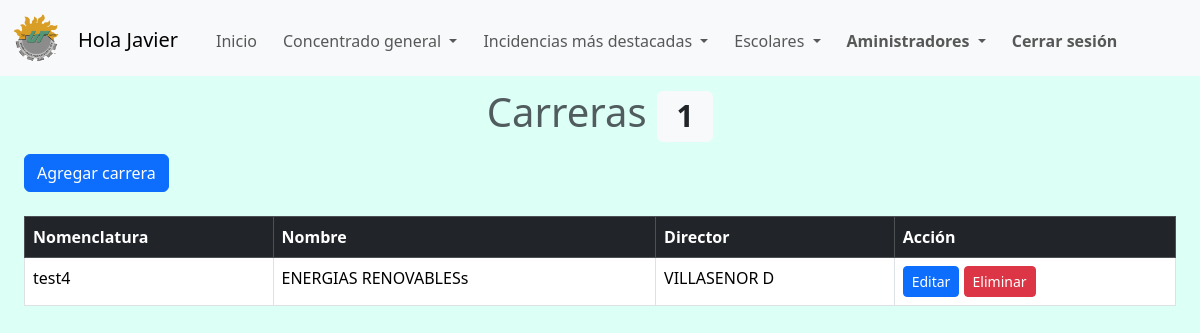
/layouts_admins/carreras.php (signed in), run on an earlier commit of the app's database.
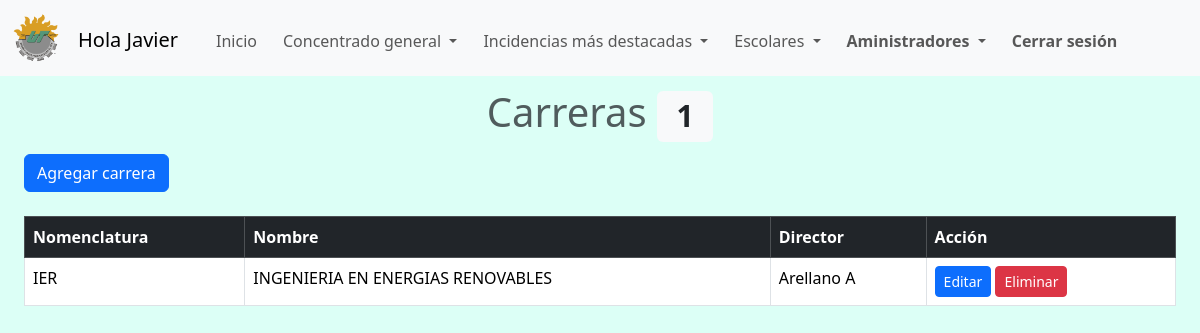
And on a later commit of the database.
### tables this page shows
CREATE TABLE IF NOT EXISTS `carreras` (
  `id` int NOT NULL AUTO_INCREMENT,
  `nom_car` varchar(50) NOT NULL,
  `nombre` varchar(250) NOT NULL,
  `nom_dir` int NOT NULL,
  PRIMARY KEY (`id`),
  KEY `nom_dir` (`nom_dir`)
);

CREATE TABLE IF NOT EXISTS `dir_de_carrera` (
  `id` int NOT NULL AUTO_INCREMENT,
  `nom_dir` varchar(50) NOT NULL,
  `nombres` varchar(50) NOT NULL,
  `primer_apellido` varchar(50) NOT NULL,
  `segundo_apellido` varchar(50) NOT NULL,
  `correo` varchar(50) NOT NULL,
  `password` varchar(250) NOT NULL,
  PRIMARY KEY (`id`)
);

### layouts_admins/carreras.php (the view, shortened to what this page needs)
<!DOCTYPE html>
<html lang="en">
<head>
    <link href="https://cdn.jsdelivr.net/npm/bootstrap@5.3.2/dist/css/bootstrap.min.css" rel="stylesheet">
</head>
<body class="admin_background">
<?php include ("navbar.php");?>
<?php include('../php/connection.php');
    $consul = "SELECT COUNT(*) AS total_carreras FROM carreras";
    $resul = mysqli_query($connection, $consul);
    $row = mysqli_fetch_array($resul);?>
<h1  class="h1-tittles text-muted display-6">Carreras <span class="badge bg-light text-dark"><?php echo $row['total_carreras'];?></span></h1>
<div class="div-table">
  <button type="button" class="btn btn-primary" data-bs-toggle="modal" data-bs-target="#exampleModal">
    Agregar carrera
  </button>
  <br><br>
  <table class="table table-bordered" id="dataTable" width="100%" cellspacing="0">
        <thead class="table-dark">
            <tr>
                <th scope="col">Nomenclatura</th>
                <th scope="col">Nombre</th>
                <th scope="col">Director</th>
                <th scope="col">Acción</th>
            </tr>
        </thead>
        <tbody>
            <?php
            include('../php/connection.php');
            $result = mysqli_query($connection, "SELECT carreras.id, carreras.nom_car, carreras.nombre, dir_de_carrera.nom_dir
            FROM carreras
            INNER JOIN dir_de_carrera ON carreras.nom_dir = dir_de_carrera.id;");
            while ($row = mysqli_fetch_assoc($result)) :
            ?>
                <tr>
                    <td><?php echo $row["nom_car"]; ?></td>
                    <td><?php echo $row["nombre"];?></td>
                    <td><?php echo $row["nom_dir"]; ?></td>
                    <td>
                        <button type="button" class="btn btn-primary btn-sm" data-bs-toggle="modal" data-bs-target="#exampleModal_<?php echo $row['id']; ?>">Editar</button>
                        <button type="button" class="btn btn-danger btn-sm" data-bs-toggle="modal" data-bs-target="#borrar_<?php echo $row['id']; ?>"> Eliminar</button>
                    </td>
                </tr>
            <?php endwhile; ?>
        </tbody>
    </table>
    </div>
</body>
</html>

What changed in the data, as far as the page shows it:
changed carreras: nom_car "test4" → "IER"; nombre "ENERGIAS RENOVABLESs" → "INGENIERIA EN ENERGIAS RENOVABLES"; nom_dir.nom_dir "VILLASENOR D" → "Arellano A"
